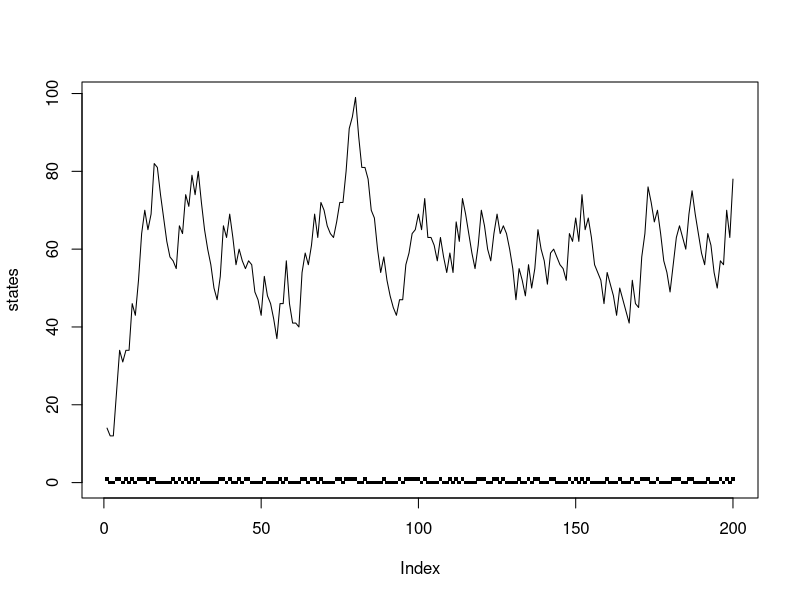

R code for this plot:
## set working directory
setwd("~/PycharmProjects/Stochasticity_Sister_Cells/")

## protein to lumi signal parameters
alpha = 27.63
beta = 34
sigma_b2 = 50^2

## initialization
p0 = 14            # initial concentration of the protein
k_ON = .6       # rate of switching to the ON state
k_OFF = .8      # rate of switching to the OFF state
K = k_ON + k_OFF
k_s = 2.432       # synthesis (production) rate
k_m = 0.0154       # degradation rate

p_s = function(s, p) {
  dnorm(s, p*alpha, sqrt(sigma_b2 + beta*p) )
}

p_g = function(g_new, g_old, t) {
  exp(- K * t) * ifelse(g_new == g_old, 1, 0) +
    (1 - exp(- K * t)) * ( ifelse(g_new == 1, k_ON, k_OFF) / K)
}

p_m = function(n_new, n_old, g, t) {
  k = ifelse(g==1, k_s, 0)
  mean_n = (k / k_m) * (1 - exp(- k_m * t))
  f = function(q) {
    dpois(n_new - q, mean_n) * exp(- k_m * t)^q *
      (1 - exp(- k_m * t))^(n_old - q) *
      choose(n_old, q)
  }
  sum(sapply(seq(0, n_old), f))
}

curr_state = 1
curr_num = p0
states = c()
numbs = c()
t = 0
times = c()
while (t < 200*5) {
  states = c(states, curr_state)
  numbs = c(numbs, curr_num)
  times = c(times, t)
  r = runif(1)
  if(r < p_g(1, curr_state, 5)) {
    curr_state = 1
  } else {
    curr_state = 0
  }
  n = seq(0, 200)
  s = sapply(n, p_m, n_old = curr_num, g = curr_state, t = 5)
  r = runif(1)
  curr_num = n[cumsum(s) >= r][1]
  t = t + 5
}

# states[which(states == 0)] = -50
# states[which(states == 1)] = 0
plot(states, ylim = c(0, max(numbs)), pch=15, cex=.5)
lines(numbs, type = 'l')
signal = sapply(numbs, function(x) rnorm(1, alpha*x, sqrt(sigma_b2 + beta*x)))
df = data.frame(time=times, signal=signal, numb=numbs, states=states)
